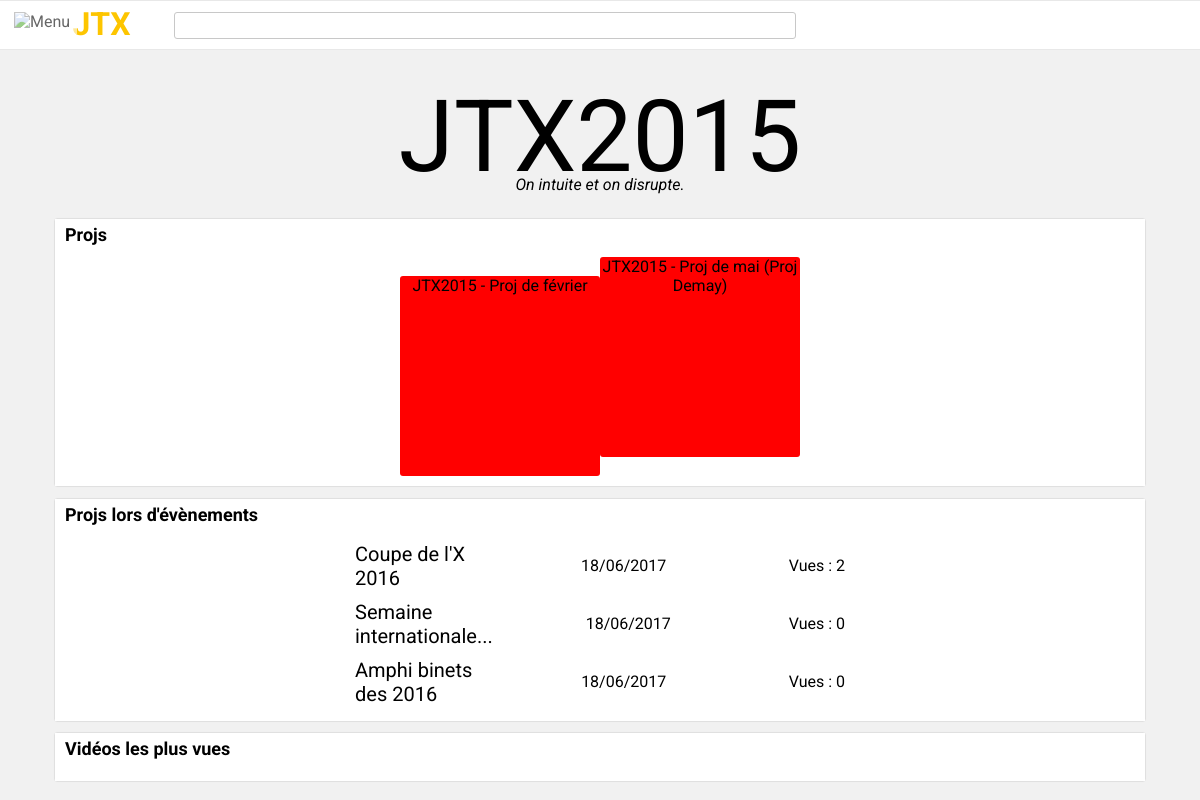
The page /jtx/2015/ (signed in) on the database as committed earlier.
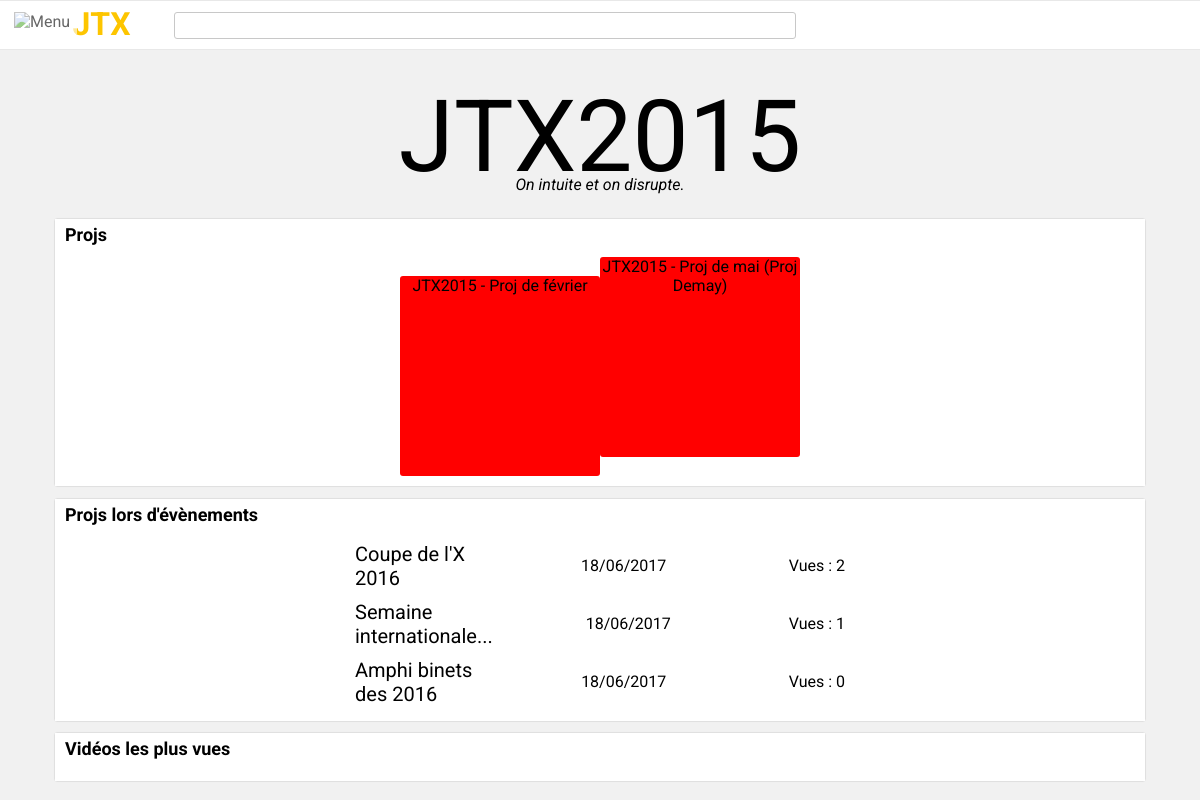
The same page on the database as committed later.
### videos/models.py (models this page shows, shortened)
class Proj(models.Model):
    class Meta:
        ordering = ['-promo', '-date']
    titre = models.CharField(max_length=100)
    category = models.ForeignKey(Category)
    date = models.DateField(default=datetime.date.today)
    promo = models.IntegerField(default=2015)
    views = models.IntegerField(default=0)
    image = models.CharField(max_length=2000, default="http://cdn.wallpapersafari.com/58/12/nyHXSO.jpg")

### videos/views.py (the view)
# urls.py: url(r'^jtx/(?P<year>[0-9]+)/$', views.jtx, name='jtx'),
def jtx(request, year):
    c = Category.objects.get(titre="Proj JTX")
    v = filter(request, Proj.objects.filter(promo=year))
    context = {
        'year': year,
        'projs_jtx': v.filter(category=c),
        'projs_autres': v.exclude(category=c),
    }
    return render(request, 'jtx.html', context)

### videos/templatetags/app_filters.py (called while the page is built)
@register.filter(name='short')
def short(s):
    n = 25
    if len(s) <= n:
        return s
    else:
        return s[:(n - 3)] + "..."

### videos/views.py (called while the page is built)
def filter(request, x):
    if not request.user.is_authenticated:
        x = x.filter(category__public=True)
    return x

### videos/templates/jtx.html
{% extends 'base.html' %}
{% block body %}
{% load app_filters %}
{% if year %}
<div class="jtx_titre">JTX{{year}}</div>
<div class="jtx_sous_titre">On intuite et on disrupte.</div>
<div class="container">
	<h1>Projs</h1>
	<ul class="jtx_liste_proj">
        {% for p in projs_jtx %}
        <li>{{p.titre}}</li>
        {% endfor %}
	</ul>
</div>
<div class="container">
	<h1>Projs lors d'évènements</h1>
<div class="jtx_liste_evnt">
{% for p in projs_autres%}
    <a href="{% url 'proj' p.id %}">
	<div class="jtx_liste_evnt_item">
		<div class="jtx_liste_evnt_item_title">
            {{p.titre|short}}
		</div>
		<div class="jtx_liste_evnt_item_date">
            {{p.date|date:"d/m/Y"}}
		</div>
		<div class="jtx_liste_evnt_item_vues">
            Vues : {{p.views}}
		</div>
	</div>
</a>
{% endfor %}
</div>
</div>
<div class="container">
	<h1>Vidéos les plus vues</h1>
</div>
{% endif %}
{% endblock %}

### videos/templates/base.html (shortened to what this page needs)
{% load static %}
<!DOCTYPE html>
<html>
<head>
  <link rel="stylesheet" href="{% static 'style.css' %}"/>
</head>
<body>
<div id="central">
    <label  class="menu_button" for="toggle-2"><img class="menu_button_img" src="http://www.freeiconspng.com/uploads/menu-icon-28.png" alt="Menu" ></label>
  <div id="navigation_bar">
    <a href="{% url 'index' %}">
    <div class="navigation_bar_titre">
      <h1> JTX </h1>
    </div>
    </a>
    <div class="barre_de_recherche">
      <form><input type="text" class='biginput'></form>
    </div>
  </div>
	<div id="body">
    {% block body %}
    {% endblock %}
	</div>
</div>
</body>
</html>

### videos/static/style.css (style rules this page uses)
* { font-family: Roboto; }
a:-webkit-any-link { text-decoration:none !important; }
#central { position: absolute; top: 0; bottom:0; left: 0; right: 0; }
#body { display: table; margin: 0 auto; margin-top:37px; }
body { background-color: #f1f1f1; }
#navigation_bar { z-index: 1; display: table; background-color: white; width: 100%; border-style: solid; border-width: 1px; border-color:#e8e8e8; border-right-width:0px; border-left-width:0px; }
.navigation_bar_titre { display: table-cell; width: 14%; }
.barre_de_recherche { display: table-cell; width: 86%; vertical-align: middle; }
form .biginput { width: 600px; height: 25px; margin-left: 6px; padding: 0 10px 0 10px; background-color: #fff; border: 1px solid #c8c8c8; border-radius: 3px; color:#858585; font-weight:normal; font-size: 1em; -webkit-transition: all 0.2s linear; -moz-transition: all 0.2s linear; transition: all 0.2s linear; }
#navigation_bar h1 { padding-top: 4px; padding-bottom: 4px; padding-left: 35px; margin: 0; height:40px; color:#FDC500; background-color:white; text-align:center; }
.menu_button { display: table-cell; background-color: white; position: fixed; margin-top: 5px; margin-left: 7px; visibility: visible; z-index: 1; padding: 7px; padding-bottom: 3px; opacity: 0.6; }
.menu_button_img { width: 25px; }
@media screen and (max-width: 1200px)  and (min-width: 1000px) { .container { width: 855px; } }
@media screen and (min-width: 1200px) { .container { width: 1070px; } }
.container { background-color: white; box-shadow: 0px 0px 2px -1px; padding-left: 10px; padding-right: 10px; padding-bottom: 10px; margin-top:0px; }
.container h1 { padding-top: 5px; font-size:18px; font-weight:bolder; }
.container ul { list-style-type: none; display: table; margin: 0 auto; padding: 0; }
.container li { display: inline-block; }
.jtx_titre { margin-top: -30px; text-align: center; font-size: 100px; }
.jtx_sous_titre { font-style: italic; text-align: center; margin-top: -20px; margin-bottom: 25px; }
.jtx_liste_proj li { width: 200px; text-align: center; height: 200px; background-color: red; border-radius: 3px; }
.jtx_liste_evnt { width: 500px; margin: auto; }
.jtx_liste_evnt a { text-decoration: none; color: black; }
.jtx_liste_evnt_item div { display: table-cell; padding: 5px; }
.jtx_liste_evnt_item_title { width: 150px; font-size: 20px; }
.jtx_liste_evnt_item_date { width: 250px; vertical-align: middle; text-align: center; }
.jtx_liste_evnt_item_vues { width: 100px; text-align: right; vertical-align: middle; }

Rows that differ between the two databases and show on the page:
changed Proj "Semaine internationale...": views "0" → "1"
